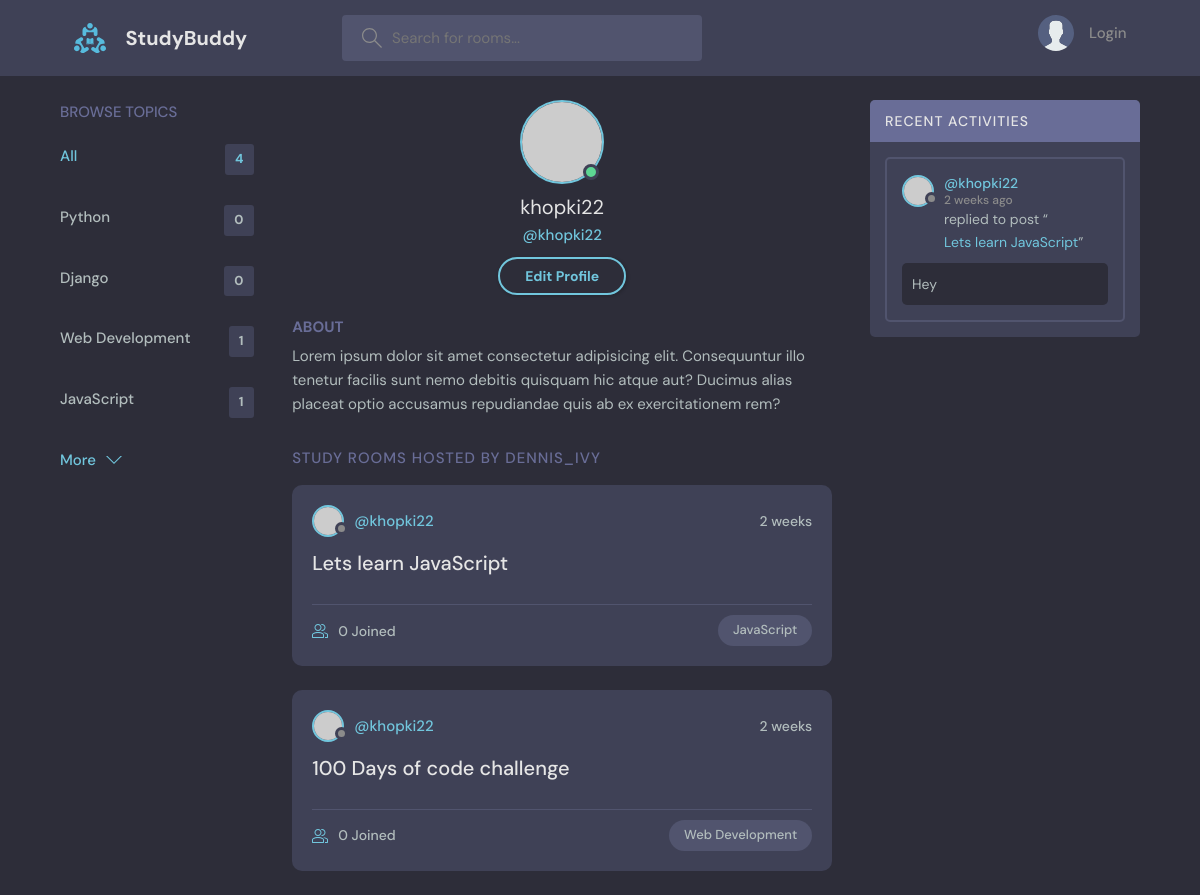
The app's page /profile/1/, older data.
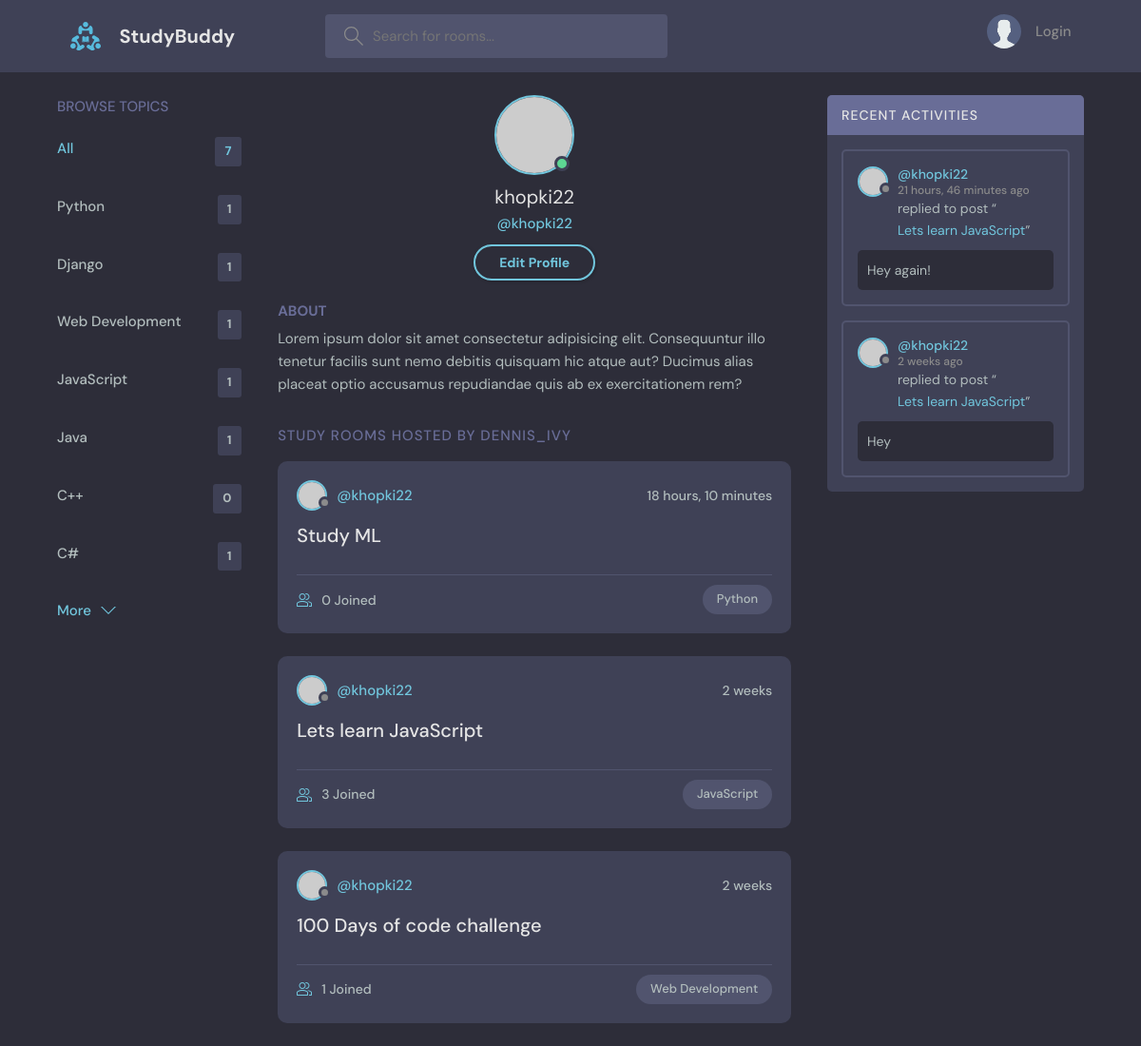
The same page, newer data.
### base/models.py (models this page shows, shortened)
class Topic(models.Model):
    name = models.CharField(max_length=200)

class Room(models.Model):
    host = models.ForeignKey(User, on_delete=models.SET_NULL, null=True)
    topic = models.ForeignKey(Topic, on_delete=models.SET_NULL, null=True)
    name = models.CharField(max_length=200)
    description = models.TextField(null=True, blank=True)
    participants = models.ManyToManyField(
        User, related_name='participants', blank=True)
    updated = models.DateTimeField(auto_now=True)
    created = models.DateTimeField(auto_now_add=True)
    class Meta:
        ordering = ['-updated', '-created']
    def __str__(self):
        return self.name

class Massage(models.Model):
    user = models.ForeignKey(User, on_delete=models.CASCADE)
    room = models.ForeignKey(Room, on_delete=models.CASCADE)
    body = models.TextField()
    updated = models.DateTimeField(auto_now=True)
    created = models.DateTimeField(auto_now_add=True)
    class Meta:
        ordering = ['-updated', '-created']

### base/views.py (the view)
# urls.py: path('profile/<str:pk>/', views.userProfile, name="user-profile"),
def userProfile(request, pk):
    user = User.objects.get(id=pk)
    rooms = user.room_set.all()
    room_messages = user.massage_set.all()
    topics = Topic.objects.all()
    context = {'user':user, 'rooms':rooms, 'room_messages':room_messages, 'topics':topics}
    return render(request, 'base/profile.html', context)

### base/templates/base/profile.html
{% extends 'main.html' %}
{% block content %}
  <main class="profile-page layout layout--3">
    <div class="container">
      {% include 'base/topics_component.html' %}
      <div class="roomList">
        <div class="profile">
          <div class="profile__avatar">
            <div class="avatar avatar--large active">
              <img src="https://randomuser.me/api/portraits/men/11.jpg" />
            </div>
          </div>
          <div class="profile__info">
            <h3>{{user.username}}</h3>
            <p>@{{user.username}}</p>
            <a href="edit-user.html" class="btn btn--main btn--pill">Edit Profile</a>
          </div>
          <div class="profile__about">
            <h3>About</h3>
            <p>
              Lorem ipsum dolor sit amet consectetur adipisicing elit. Consequuntur illo tenetur
              facilis sunt nemo debitis quisquam hic atque aut? Ducimus alias placeat optio
              accusamus repudiandae quis ab ex exercitationem rem?
            </p>
          </div>
        </div>
        <div class="roomList__header">
          <div>
            <h2>Study Rooms Hosted by dennis_ivy</a>
            </h2>
          </div>
        </div>
        {% include 'base/feed_component.html' %}
      </div>
      {% include 'base/activity_component.html' %}
    </div>
  </main>
{% endblock content%}

### templates/main.html (shortened to what this page needs)
<!DOCTYPE html>
{% load static %}
<html lang="en">
  <head>
    <link rel="stylesheet" href="{% static 'styles/style.css' %}" />
  </head>
  <body>
    {% include 'navbar.html' %}
    {% block content %}
    {% endblock %}
  </body>
</html>

### templates/navbar.html (shortened to what this page needs)
{% load static %}
<header class="header header--loggedIn">
    <div class="container">
      <a href="{% url 'home' %}" class="header__logo">
        <img src="{% static 'images/logo.svg' %}" />
        <h1>StudyBuddy</h1>
      </a>
      <form class="header__search" method="GET" action="{% url 'home' %}">
        <label>
          <input name="q" placeholder="Search for rooms..." />
        </label>
      </form>
      <nav class="header__menu">
        {% if request.user.is_authenticated %}
        <div class="header__user">
          <a href="profile.html">
            <div class="avatar avatar--medium active">
              <img src="https://randomuser.me/api/portraits/men/37.jpg" />
            </div>
            <p>{{request.user.username}} <span>@{{request.user.username}}</span></p>
          </a>
          <button class="dropdown-button">
            <svg version="1.1" xmlns="http://www.w3.org/2000/svg" width="32" height="32" viewBox="0 0 32 32">
              <title>chevron-down</title>
              <path d="M16 21l-13-13h-3l16 16 16-16h-3l-13 13z"></path>
            </svg>
          </button>
        </div>
        {% else %}
        <a href="{% url 'login' %}">
          <img src="{% static 'images/avatar.svg' %}" />
          <p>Login</p>
        </a>
        {% endif %}
      </nav>
    </div>
</header>

### base/templates/base/topics_component.html
<div class="topics">
    <div class="topics__header">
      <h2>Browse Topics</h2>
    </div>
    <ul class="topics__list">
      <li>
        <a href="{% url 'home' %}" class="active">All <span>{{topics.count}}</span></a>
      </li>
      {% for topic in topics %}
      <li>
        <a href="{% url 'home' %}?q={{topic.name}}">{{topic.name}} <span>{{topic.room_set.all.count}}</span></a>
      </li>
      {% endfor %}
    </ul>
    <a class="btn btn--link" href="topics.html">
      More
      <svg version="1.1" xmlns="http://www.w3.org/2000/svg" width="32" height="32" viewBox="0 0 32 32">
        <title>chevron-down</title>
        <path d="M16 21l-13-13h-3l16 16 16-16h-3l-13 13z"></path>
      </svg>
    </a>
  </div>

### base/templates/base/feed_component.html (shortened to what this page needs)
{% for room in rooms %}
<div class="roomListRoom">
    <div class="roomListRoom__header">
      <a href="{% url 'user-profile' room.host.id %}" class="roomListRoom__author">
        <div class="avatar avatar--small">
          <img src="https://randomuser.me/api/portraits/women/11.jpg" />
        </div>
        <span>@{{room.host.username}}</span>
      </a>
      <div class="roomListRoom__actions">
        <span>{{room.created|timesince}}</span>
      </div>
    </div>
    <div class="roomListRoom__content">
      <a href="{% url 'room' room.id %}">{{room.name}}</a>
    </div>
    <div class="roomListRoom__meta">
      <a href="{% url 'room' room.id %}" class="roomListRoom__joined">
        {{room.participants.all.count}} Joined
      </a>
      <p class="roomListRoom__topic">{{room.topic.name}}</p>
    </div>
  </div>
{% endfor %}

### base/templates/base/activity_component.html (shortened to what this page needs)
<div class="activities">
    <div class="activities__header">
      <h2>Recent Activities</h2>
    </div>
    {% for message in room_messages %}
    <div class="activities__box">
      <div class="activities__boxHeader roomListRoom__header">
        <a href="{% url 'user-profile' message.user.id %}" class="roomListRoom__author">
          <div class="avatar avatar--small">
            <img src="https://randomuser.me/api/portraits/women/11.jpg" />
          </div>
          <p>
            @{{message.user}}
            <span>{{message.created|timesince}} ago</span>
          </p>
        </a>
      </div>
      <div class="activities__boxContent">
        <p>replied to post “<a href="{% url 'room' message.room.id %}">{{message.room}}</a>”</p>
        <div class="activities__boxRoomContent">
          {{message.body}}
        </div>
      </div>
    </div>
    {% endfor %}
  </div>

Row changes from the older to the newer data that the page shows:
computed for Topic "Python": room_set.all.count "0" → "1"
computed for Topic "Django": room_set.all.count "0" → "1"
added Topic: name "Java", room_set.all.count "1"
added Topic: name "C++", room_set.all.count "0"
added Topic: name "C#", room_set.all.count "1"
added Room: host.username "khopki22", created "18 hours, 10 minutes", name "Study ML", participants.all.count "0", topic.name "Python"
changed Room "Lets learn JavaScript": participants.all.count "0" → "3"
computed for Room "100 Days of code challenge": participants.all.count "0" → "1"
added Massage: user "khopki22", created "21 hours, 46 minutes", room "Lets learn JavaScript", body "Hey again!"
Text that changed along with them:
{{ topics.count }}: "4" → "7"
